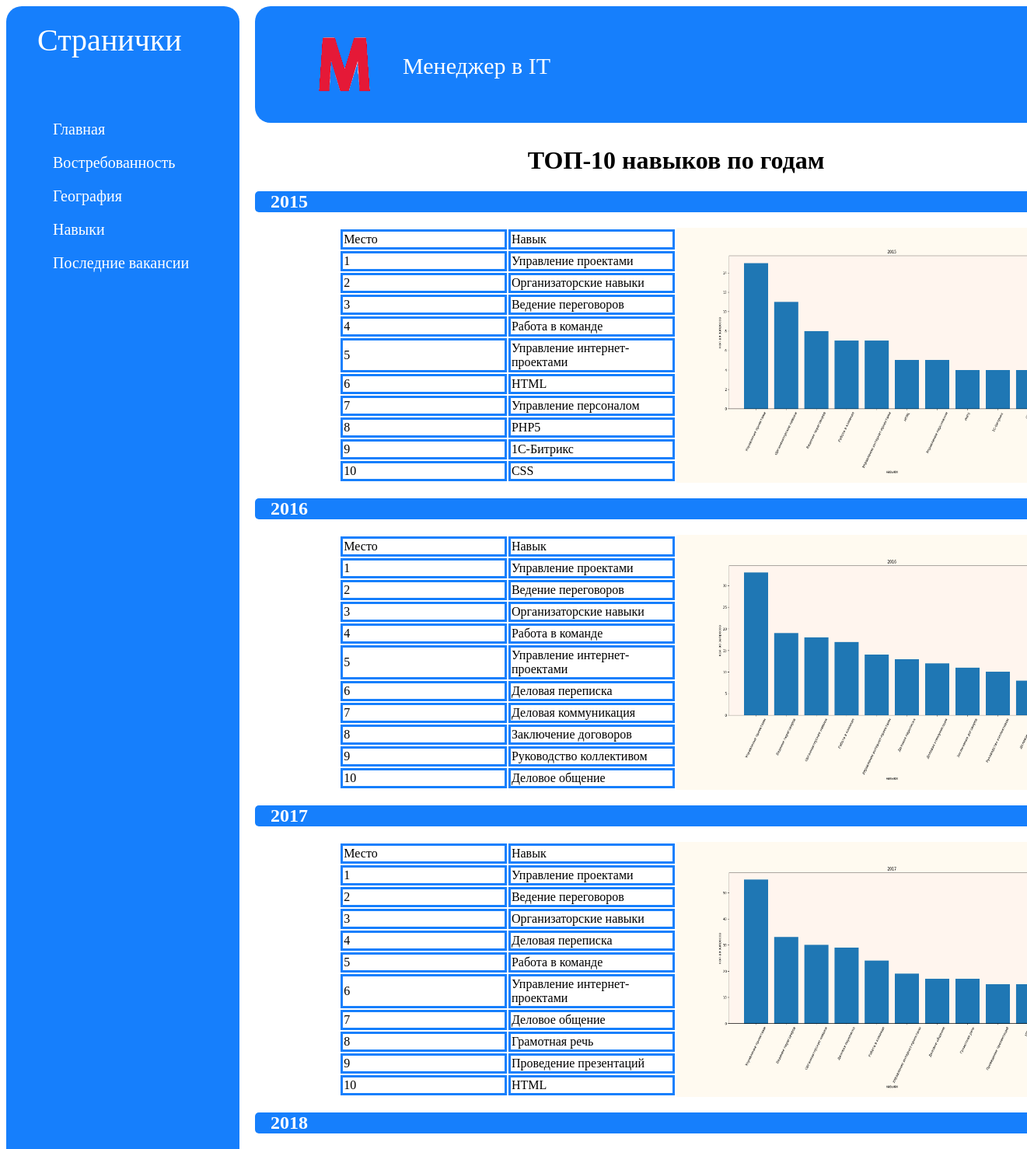
Page /page3/ (upper part) on the committed database.
### tp_app/models.py (models this page shows, shortened)
class skill_2015(models.Model):
    position = models.IntegerField(blank=False)
    skill = models.CharField(max_length=50, blank=False)

class skill_2016(models.Model):
    position = models.IntegerField(blank=False)
    skill = models.CharField(max_length=50, blank=False)

class skill_2017(models.Model):
    position = models.IntegerField(blank=False)
    skill = models.CharField(max_length=50, blank=False)

### tp_app/views.py (the view)
# urls.py: path('page3/', page3),
def page3(request):
    s2015 = skill_2015.objects.all()
    s2016 = skill_2016.objects.all()
    s2017 = skill_2017.objects.all()
    s2018 = skill_2018.objects.all()
    s2019 = skill_2019.objects.all()
    s2020 = skill_2020.objects.all()
    s2021 = skill_2021.objects.all()
    s2022 = skill_2022.objects.all()
    return render(request, 'page3.html',{'s15': s2015, 's16': s2016, 's17': s2017, 's18': s2018, 's19': s2019, 's20': s2020, 's21': s2021, 's22': s2022})

### templates/page3.html (shortened to what this page needs)
<!DOCTYPE html>
{% load static %}
<html lang="en">
<head>
    <link rel="stylesheet" href="{% static 'css/base.css' %}" />
</head>
<body>
  <div class="nav">
      <p class="nav_name">Странички</p>
      <a class="margin" href="/index">Главная</a>
      <a href="/page1">Востребованность</a>
      <a href="/page2">География</a>
      <a href="/page3">Навыки</a>
      <a href="/page4">Последние вакансии</a>
  </div>
  <div class="main">
      <header>
          <img class="logo" src="{% static 'img/M.png' %}" >
          <div class="block name">Менеджер в IT</div>
      </header>
      <h1>ТОП-10 навыков по годам</h1>
      <div class="h2">
        <h2>2015</h2>
      </div>
      <div class="item">
            <table>
            <tr>
                <td>Место</td>
                <td>Навык</td>
            </tr>
            {% for i in s15 %}
                <tr>
                    <td>{{i.position}}</td>
                    <td>{{i.skill}}</td>
                </tr>
            {%endfor%}
            </table>
            <img class="graph" src="{% static 'img/Figure_7.png' %}">
      </div>
      <div class="h2">
        <h2>2016</h2>
      </div>
      <div class="item">
            <table>
            <tr>
                <td>Место</td>
                <td>Навык</td>
            </tr>
            {% for i in s16 %}
                <tr>
                    <td>{{i.position}}</td>
                    <td>{{i.skill}}</td>
                </tr>
            {%endfor%}
            </table>
            <img class="graph" src="{% static 'img/Figure_8.png' %}">
      </div>
      <div class="h2">
        <h2>2017</h2>
      </div>
      <div class="item">
            <table>
            <tr>
                <td>Место</td>
                <td>Навык</td>
            </tr>
            {% for i in s17 %}
                <tr>
                    <td>{{i.position}}</td>
                    <td>{{i.skill}}</td>
                </tr>
            {%endfor%}
            </table>
            <img class="graph" src="{% static 'img/Figure_9.png' %}">
      </div>
      <div class="h2">
        <h2>2018</h2>
      </div>
  </div>
</body>
</html>

### tp_app/static/css/base.css (style rules this page uses)
header { width: auto; height: 150px; background-color: #167ffc; border-radius: 20px; margin-bottom: 30px; }
th, td { width: 50%; border: 3px solid #167ffc; }
table { margin-left: 10%; width: 40%; }
h1 { text-align: center; }
h2 { margin-left: 20px; color: white; }
.h2 { background-color: #167ffc; border-radius: 5px; }
a { margin-left: 60px; margin-top: 20px; color: white; text-decoration: none; font-size: 20px; }
.block { width: auto; display: inline-block; }
.name { position: absolute; text-align: center; margin-top: 60px; color: white; font-size: 30px; }
.logo { display: inline-block; margin-top: 25px; margin-left: 40px; width: 150px; height: 100px; }
.nav { display: flex; flex-direction: column; background-color: #167ffc; height: 98%; position: fixed; width: 300px; border-radius: 20px; }
.main { display: inline-block; margin-left: 320px; width: 83%; }
.margin { margin-top: 40px; }
.nav_name { margin-left: 40px; margin-top: 20px; color: white; text-decoration: none; font-size: 40px; }
.graph { width: 50%; }
.item { margin-top: 20px; display: flex; flex-decoration: row; }

### rows in the picture
skill_2015: position "1", skill "Управление проектами"
skill_2015: position "2", skill "Организаторские навыки"
skill_2015: position "3", skill "Ведение переговоров"
skill_2015: position "4", skill "Работа в команде"
skill_2015: position "5", skill "Управление интернет-проектами"
skill_2015: position "6", skill "HTML"
skill_2015: position "7", skill "Управление персоналом"
skill_2015: position "8", skill "PHP5"
skill_2015: position "9", skill "1С-Битрикс"
skill_2015: position "10", skill "CSS"
skill_2016: position "1", skill "Управление проектами"
skill_2016: position "2", skill "Ведение переговоров"
skill_2016: position "3", skill "Организаторские навыки"
skill_2016: position "4", skill "Работа в команде"
skill_2016: position "5", skill "Управление интернет-проектами"
skill_2016: position "6", skill "Деловая переписка"
skill_2016: position "7", skill "Деловая коммуникация"
skill_2016: position "8", skill "Заключение договоров"
skill_2016: position "9", skill "Руководство коллективом"
skill_2016: position "10", skill "Деловое общение"
skill_2017: position "1", skill "Управление проектами"
skill_2017: position "2", skill "Ведение переговоров"
skill_2017: position "3", skill "Организаторские навыки"
skill_2017: position "4", skill "Деловая переписка"
skill_2017: position "5", skill "Работа в команде"
skill_2017: position "6", skill "Управление интернет-проектами"
skill_2017: position "7", skill "Деловое общение"
skill_2017: position "8", skill "Грамотная речь"
skill_2017: position "9", skill "Проведение презентаций"
skill_2017: position "10", skill "HTML"
